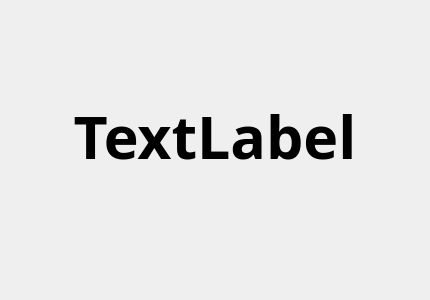
<?xml version="1.0" encoding="UTF-8"?>
<ui version="4.0">
 <class>FrameStartCountdown</class>
 <widget class="QFrame" name="FrameStartCountdown">
  <property name="geometry">
   <rect>
    <x>0</x>
    <y>0</y>
    <width>430</width>
    <height>300</height>
   </rect>
  </property>
  <property name="contextMenuPolicy">
   <enum>Qt::NoContextMenu</enum>
  </property>
  <property name="windowTitle">
   <string>Frame</string>
  </property>
  <property name="windowOpacity">
   <double>0.300000000000000</double>
  </property>
  <layout class="QGridLayout" name="gridLayout">
   <item row="0" column="1">
    <widget class="QLabel" name="labelNumber">
     <property name="sizePolicy">
      <sizepolicy hsizetype="Minimum" vsizetype="Minimum">
       <horstretch>0</horstretch>
       <verstretch>0</verstretch>
      </sizepolicy>
     </property>
     <property name="font">
      <font>
       <family>Noto Sans</family>
       <pointsize>44</pointsize>
       <weight>75</weight>
       <bold>true</bold>
      </font>
     </property>
     <property name="contextMenuPolicy">
      <enum>Qt::NoContextMenu</enum>
     </property>
     <property name="styleSheet">
      <string notr="true"/>
     </property>
     <property name="lineWidth">
      <number>0</number>
     </property>
     <property name="text">
      <string notr="true">TextLabel</string>
     </property>
     <property name="scaledContents">
      <bool>true</bool>
     </property>
     <property name="alignment">
      <set>Qt::AlignCenter</set>
     </property>
     <property name="wordWrap">
      <bool>true</bool>
     </property>
     <property name="textInteractionFlags">
      <set>Qt::TextSelectableByMouse</set>
     </property>
    </widget>
   </item>
   <item row="1" column="1">
    <widget class="QPushButton" name="button">
     <property name="palette">
      <palette>
       <active>
        <colorrole role="WindowText">
         <brush brushstyle="SolidPattern">
          <color alpha="255">
           <red>0</red>
           <green>0</green>
           <blue>0</blue>
          </color>
         </brush>
        </colorrole>
        <colorrole role="Button">
         <brush brushstyle="SolidPattern">
          <color alpha="255">
           <red>32</red>
           <green>74</green>
           <blue>135</blue>
          </color>
         </brush>
        </colorrole>
        <colorrole role="Light">
         <brush brushstyle="SolidPattern">
          <color alpha="255">
           <red>48</red>
           <green>111</green>
           <blue>203</blue>
          </color>
         </brush>
        </colorrole>
        <colorrole role="Midlight">
         <brush brushstyle="SolidPattern">
          <color alpha="255">
           <red>40</red>
           <green>92</green>
           <blue>169</blue>
          </color>
         </brush>
        </colorrole>
        <colorrole role="Dark">
         <brush brushstyle="SolidPattern">
          <color alpha="255">
           <red>16</red>
           <green>37</green>
           <blue>67</blue>
          </color>
         </brush>
        </colorrole>
        <colorrole role="Mid">
         <brush brushstyle="SolidPattern">
          <color alpha="255">
           <red>21</red>
           <green>49</green>
           <blue>90</blue>
          </color>
         </brush>
        </colorrole>
        <colorrole role="Text">
         <brush brushstyle="SolidPattern">
          <color alpha="255">
           <red>0</red>
           <green>0</green>
           <blue>0</blue>
          </color>
         </brush>
        </colorrole>
        <colorrole role="BrightText">
         <brush brushstyle="SolidPattern">
          <color alpha="255">
           <red>255</red>
           <green>255</green>
           <blue>255</blue>
          </color>
         </brush>
        </colorrole>
        <colorrole role="ButtonText">
         <brush brushstyle="SolidPattern">
          <color alpha="255">
           <red>0</red>
           <green>0</green>
           <blue>0</blue>
          </color>
         </brush>
        </colorrole>
        <colorrole role="Base">
         <brush brushstyle="SolidPattern">
          <color alpha="255">
           <red>255</red>
           <green>255</green>
           <blue>255</blue>
          </color>
         </brush>
        </colorrole>
        <colorrole role="Window">
         <brush brushstyle="SolidPattern">
          <color alpha="255">
           <red>32</red>
           <green>74</green>
           <blue>135</blue>
          </color>
         </brush>
        </colorrole>
        <colorrole role="Shadow">
         <brush brushstyle="SolidPattern">
          <color alpha="255">
           <red>0</red>
           <green>0</green>
           <blue>0</blue>
          </color>
         </brush>
        </colorrole>
        <colorrole role="AlternateBase">
         <brush brushstyle="SolidPattern">
          <color alpha="255">
           <red>143</red>
           <green>164</green>
           <blue>195</blue>
          </color>
         </brush>
        </colorrole>
        <colorrole role="ToolTipBase">
         <brush brushstyle="SolidPattern">
          <color alpha="255">
           <red>255</red>
           <green>255</green>
           <blue>220</blue>
          </color>
         </brush>
        </colorrole>
        <colorrole role="ToolTipText">
         <brush brushstyle="SolidPattern">
          <color alpha="255">
           <red>0</red>
           <green>0</green>
           <blue>0</blue>
          </color>
         </brush>
        </colorrole>
       </active>
       <inactive>
        <colorrole role="WindowText">
         <brush brushstyle="SolidPattern">
          <color alpha="255">
           <red>0</red>
           <green>0</green>
           <blue>0</blue>
          </color>
         </brush>
        </colorrole>
        <colorrole role="Button">
         <brush brushstyle="SolidPattern">
          <color alpha="255">
           <red>32</red>
           <green>74</green>
           <blue>135</blue>
          </color>
         </brush>
        </colorrole>
        <colorrole role="Light">
         <brush brushstyle="SolidPattern">
          <color alpha="255">
           <red>48</red>
           <green>111</green>
           <blue>203</blue>
          </color>
         </brush>
        </colorrole>
        <colorrole role="Midlight">
         <brush brushstyle="SolidPattern">
          <color alpha="255">
           <red>40</red>
           <green>92</green>
           <blue>169</blue>
          </color>
         </brush>
        </colorrole>
        <colorrole role="Dark">
         <brush brushstyle="SolidPattern">
          <color alpha="255">
           <red>16</red>
           <green>37</green>
           <blue>67</blue>
          </color>
         </brush>
        </colorrole>
        <colorrole role="Mid">
         <brush brushstyle="SolidPattern">
          <color alpha="255">
           <red>21</red>
           <green>49</green>
           <blue>90</blue>
          </color>
         </brush>
        </colorrole>
        <colorrole role="Text">
         <brush brushstyle="SolidPattern">
          <color alpha="255">
           <red>0</red>
           <green>0</green>
           <blue>0</blue>
          </color>
         </brush>
        </colorrole>
        <colorrole role="BrightText">
         <brush brushstyle="SolidPattern">
          <color alpha="255">
           <red>255</red>
           <green>255</green>
           <blue>255</blue>
          </color>
         </brush>
        </colorrole>
        <colorrole role="ButtonText">
         <brush brushstyle="SolidPattern">
          <color alpha="255">
           <red>0</red>
           <green>0</green>
           <blue>0</blue>
          </color>
         </brush>
        </colorrole>
        <colorrole role="Base">
         <brush brushstyle="SolidPattern">
          <color alpha="255">
           <red>255</red>
           <green>255</green>
           <blue>255</blue>
          </color>
         </brush>
        </colorrole>
        <colorrole role="Window">
         <brush brushstyle="SolidPattern">
          <color alpha="255">
           <red>32</red>
           <green>74</green>
           <blue>135</blue>
          </color>
         </brush>
        </colorrole>
        <colorrole role="Shadow">
         <brush brushstyle="SolidPattern">
          <color alpha="255">
           <red>0</red>
           <green>0</green>
           <blue>0</blue>
          </color>
         </brush>
        </colorrole>
        <colorrole role="AlternateBase">
         <brush brushstyle="SolidPattern">
          <color alpha="255">
           <red>143</red>
           <green>164</green>
           <blue>195</blue>
          </color>
         </brush>
        </colorrole>
        <colorrole role="ToolTipBase">
         <brush brushstyle="SolidPattern">
          <color alpha="255">
           <red>255</red>
           <green>255</green>
           <blue>220</blue>
          </color>
         </brush>
        </colorrole>
        <colorrole role="ToolTipText">
         <brush brushstyle="SolidPattern">
          <color alpha="255">
           <red>0</red>
           <green>0</green>
           <blue>0</blue>
          </color>
         </brush>
        </colorrole>
       </inactive>
       <disabled>
        <colorrole role="WindowText">
         <brush brushstyle="SolidPattern">
          <color alpha="255">
           <red>16</red>
           <green>37</green>
           <blue>67</blue>
          </color>
         </brush>
        </colorrole>
        <colorrole role="Button">
         <brush brushstyle="SolidPattern">
          <color alpha="255">
           <red>32</red>
           <green>74</green>
           <blue>135</blue>
          </color>
         </brush>
        </colorrole>
        <colorrole role="Light">
         <brush brushstyle="SolidPattern">
          <color alpha="255">
           <red>48</red>
           <green>111</green>
           <blue>203</blue>
          </color>
         </brush>
        </colorrole>
        <colorrole role="Midlight">
         <brush brushstyle="SolidPattern">
          <color alpha="255">
           <red>40</red>
           <green>92</green>
           <blue>169</blue>
          </color>
         </brush>
        </colorrole>
        <colorrole role="Dark">
         <brush brushstyle="SolidPattern">
          <color alpha="255">
           <red>16</red>
           <green>37</green>
           <blue>67</blue>
          </color>
         </brush>
        </colorrole>
        <colorrole role="Mid">
         <brush brushstyle="SolidPattern">
          <color alpha="255">
           <red>21</red>
           <green>49</green>
           <blue>90</blue>
          </color>
         </brush>
        </colorrole>
        <colorrole role="Text">
         <brush brushstyle="SolidPattern">
          <color alpha="255">
           <red>16</red>
           <green>37</green>
           <blue>67</blue>
          </color>
         </brush>
        </colorrole>
        <colorrole role="BrightText">
         <brush brushstyle="SolidPattern">
          <color alpha="255">
           <red>255</red>
           <green>255</green>
           <blue>255</blue>
          </color>
         </brush>
        </colorrole>
        <colorrole role="ButtonText">
         <brush brushstyle="SolidPattern">
          <color alpha="255">
           <red>16</red>
           <green>37</green>
           <blue>67</blue>
          </color>
         </brush>
        </colorrole>
        <colorrole role="Base">
         <brush brushstyle="SolidPattern">
          <color alpha="255">
           <red>32</red>
           <green>74</green>
           <blue>135</blue>
          </color>
         </brush>
        </colorrole>
        <colorrole role="Window">
         <brush brushstyle="SolidPattern">
          <color alpha="255">
           <red>32</red>
           <green>74</green>
           <blue>135</blue>
          </color>
         </brush>
        </colorrole>
        <colorrole role="Shadow">
         <brush brushstyle="SolidPattern">
          <color alpha="255">
           <red>0</red>
           <green>0</green>
           <blue>0</blue>
          </color>
         </brush>
        </colorrole>
        <colorrole role="AlternateBase">
         <brush brushstyle="SolidPattern">
          <color alpha="255">
           <red>32</red>
           <green>74</green>
           <blue>135</blue>
          </color>
         </brush>
        </colorrole>
        <colorrole role="ToolTipBase">
         <brush brushstyle="SolidPattern">
          <color alpha="255">
           <red>255</red>
           <green>255</green>
           <blue>220</blue>
          </color>
         </brush>
        </colorrole>
        <colorrole role="ToolTipText">
         <brush brushstyle="SolidPattern">
          <color alpha="255">
           <red>0</red>
           <green>0</green>
           <blue>0</blue>
          </color>
         </brush>
        </colorrole>
       </disabled>
      </palette>
     </property>
     <property name="text">
      <string/>
     </property>
     <property name="flat">
      <bool>true</bool>
     </property>
    </widget>
   </item>
  </layout>
 </widget>
 <resources/>
 <connections/>
</ui>
